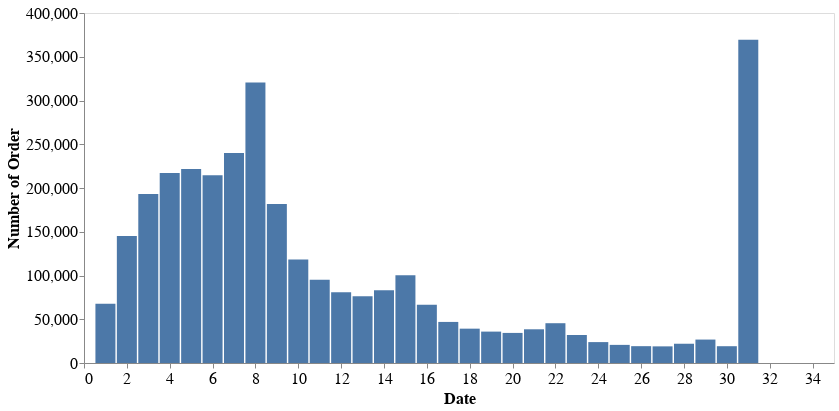

The notebook cell saved with this chart:
### Code cell
alt.Chart(count, width = 750, height = 350).mark_bar(size = 20).encode(
    alt.X("i", title = 'Date'),
    alt.Y("order_number", title='Number of Order')
).configure_axis(
    labelFontSize=16,
    titleFontSize=16,
    grid = False
).configure_title(fontSize = 24)

### Figure 1 — Vega-Lite specification as saved in the notebook (floating-point values rounded to 4 significant figures)
{"config": {"view": {"continuousWidth": 400, "continuousHeight": 300}, "axis": {"grid": false, "labelFontSize": 16, "titleFontSize": 16}, "title": {"fontSize": 24}}, "data": {"name": "data-fba8f32bb1030d33122f1f5e490e323d"}, "mark": {"type": "bar", "size": 20}, "encoding": {"x": {"type": "quantitative", "field": "i", "title": "Date"}, "y": {"type": "quantitative", "field": "order_number", "title": "Number of Order"}}, "height": 350, "width": 750, "$schema": "https://vega.github.io/schema/vega-lite/v4.0.0.json", "datasets": {"data-fba8f32bb1030d33122f1f5e490e323d": [{"order_number": 67755, "i": 1.0}, {"order_number": 145247, "i": 2.0}, {"order_number": 193206, "i": 3.0}, {"order_number": 217005, "i": 4.0}, {"order_number": 221696, "i": 5.0}, {"order_number": 214503, "i": 6.0}, {"order_number": 240013, "i": 7.0}, {"order_number": 320608, "i": 8.0}, {"order_number": 181717, "i": 9.0}, {"order_number": 118188, "i": 10.0}, {"order_number": 95186, "i": 11.0}, {"order_number": 80970, "i": 12.0}, {"order_number": 76146, "i": 13.0}, {"order_number": 83214, "i": 14.0}, {"order_number": 100230, "i": 15.0}, {"order_number": 66579, "i": 16.0}, {"order_number": 46941, "i": 17.0}, {"order_number": 39245, "i": 18.0}, {"order_number": 35881, "i": 19.0}, {"order_number": 34384, "i": 20.0}, {"order_number": 38527, "i": 21.0}, {"order_number": 45470, "i": 22.0}, {"order_number": 32012, "i": 23.0}, {"order_number": 23885, "i": 24.0}, {"order_number": 20712, "i": 25.0}, {"order_number": 19234, "i": 26.0}, {"order_number": 19016, "i": 27.0}, {"order_number": 22013, "i": 28.0}, {"order_number": 26777, "i": 29.0}, {"order_number": 19191, "i": 30.0}, {"order_number": 369323, "i": 31.0}]}}
